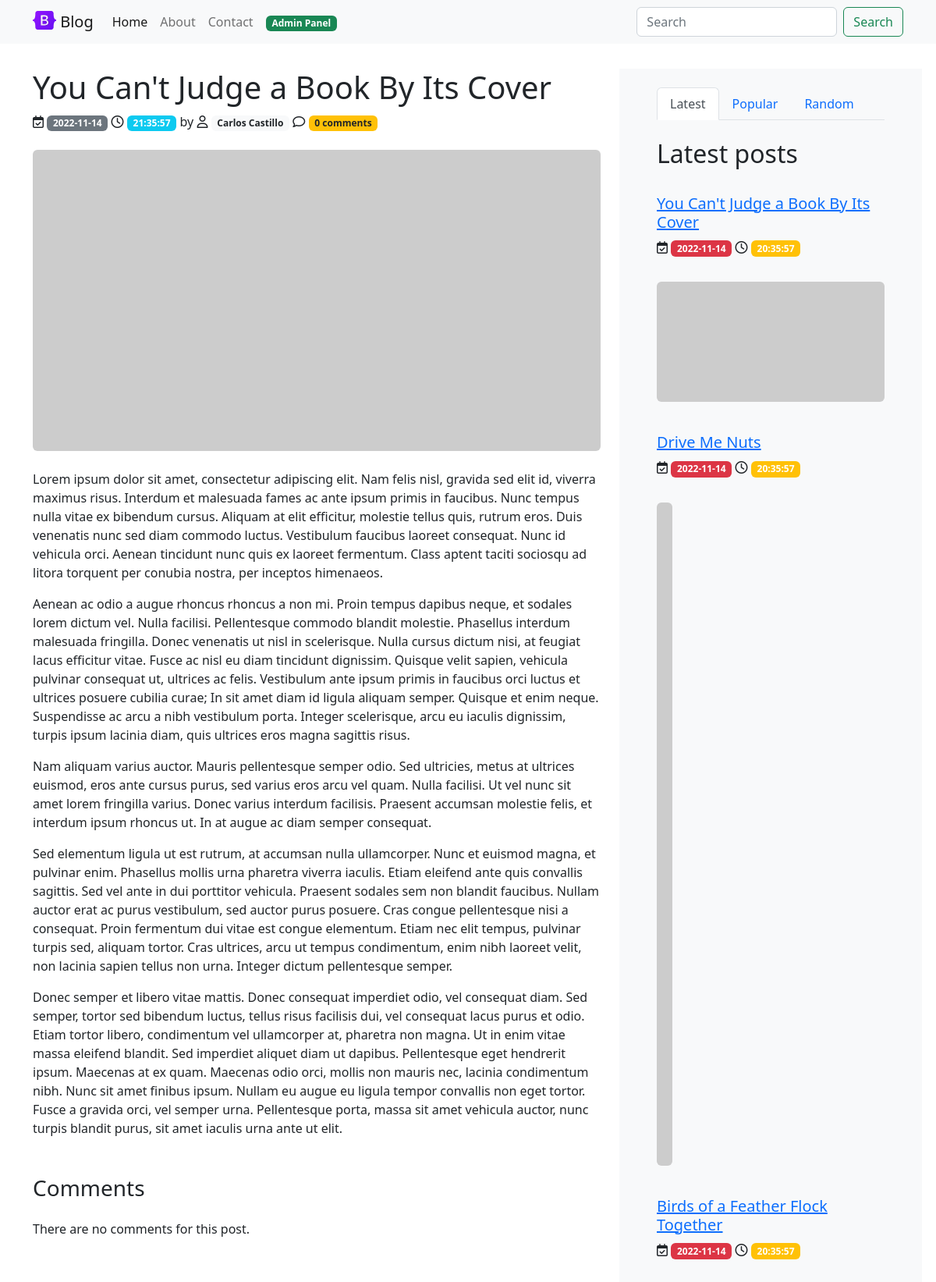
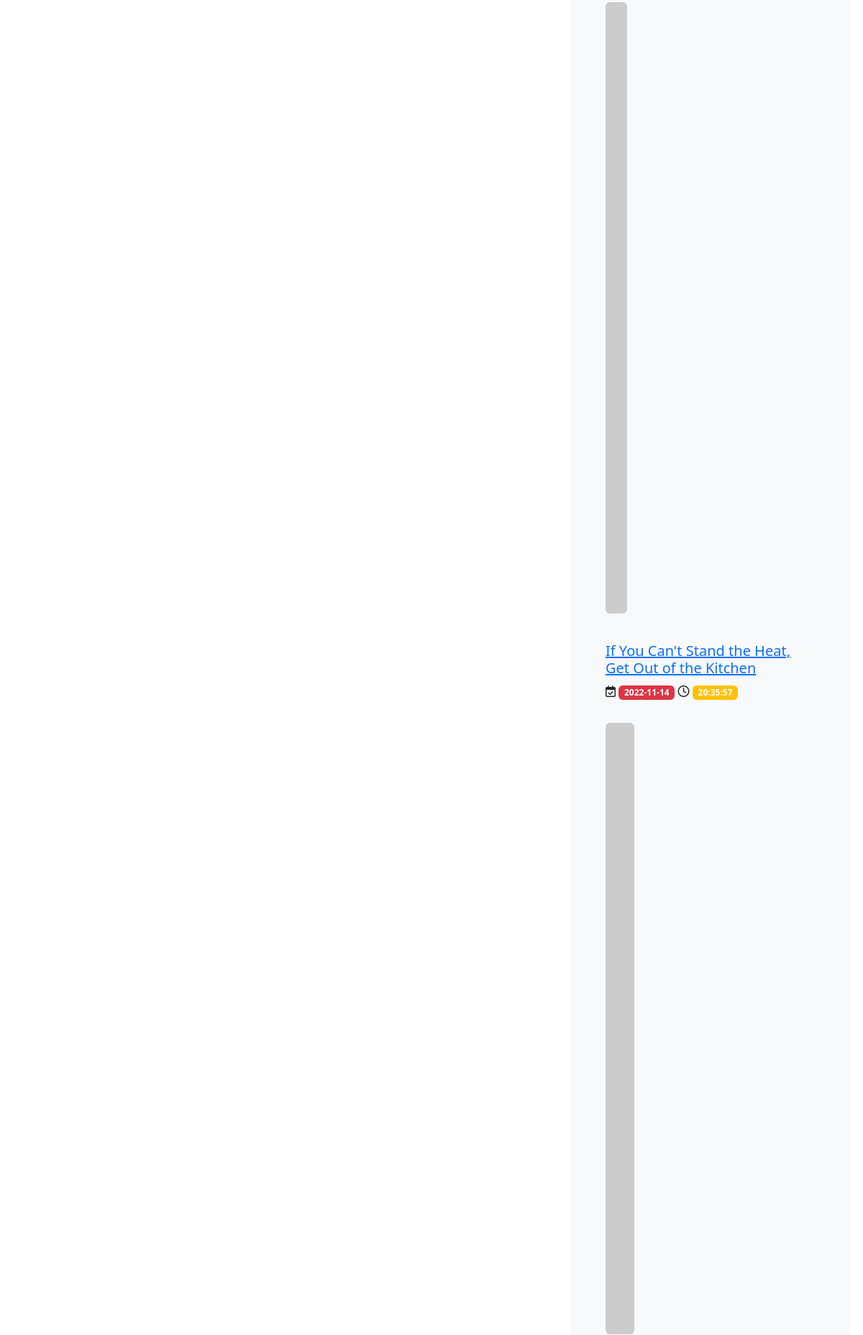
/show.php?id=1 (upper part), run on the app's committed database (2 pictures, top to bottom).
### tables this page shows
CREATE TABLE posts (
    id              INT             NOT NULL    AUTO_INCREMENT,
    title           VARCHAR(255)    NOT NULL,
    content         TEXT            NOT NULL,
    img_url         VARCHAR(255)    NOT NULL,
    author_id       INT             NOT NULL,
    created_at      TIMESTAMP       NULL,
    updated_at      TIMESTAMP       NULL,
PRIMARY KEY (id),
FOREIGN KEY (author_id) REFERENCES users(id)
);

CREATE TABLE users (
    id              INT             NOT NULL    AUTO_INCREMENT,
    name            VARCHAR(255)    NOT NULL,
    email           VARCHAR(255)    NOT NULL    UNIQUE,
    password        VARCHAR(255)    NOT NULL,
    created_at      TIMESTAMP       NULL,
    updated_at      TIMESTAMP       NULL,
PRIMARY KEY (id)
);

### show.php (called while the page is built, shortened)
<?php
require_once 'model.php';
if ( $_SERVER["REQUEST_METHOD"] == "GET" ) {
    $id = filter_var($_GET['id'], FILTER_SANITIZE_NUMBER_INT);
    $post = getPostById($id);
    $comments = getAllCommentsByPost($id);
    $latestPosts = getLatestPosts();
}
require 'views/show.php';

### model.php (called while the page is built, shortened)
<?php
function getPDO(): PDO
{
    try {
        $pdo = new PDO(DB_URL, DB_USER, DB_PASS);
        $pdo->setAttribute(PDO::ATTR_ERRMODE, PDO::ERRMODE_EXCEPTION);
        $pdo->setAttribute(PDO::ATTR_DEFAULT_FETCH_MODE, PDO::FETCH_ASSOC);
        $pdo->setAttribute(PDO::ATTR_CASE, PDO::CASE_LOWER);
        $pdo->setAttribute(PDO::ATTR_AUTOCOMMIT, true);
        return $pdo;
    } catch (PDOException $exception) {
        exit('Failed to connect to database!');
    }
}
function getLatestPosts(): array|false
{
    $pdo = getPDO();
    $query = 'SELECT * FROM posts ORDER BY created_at DESC LIMIT 5';
    $stmt = $pdo->query($query);
    return $stmt->fetchAll();
}
function getPostById($id): mixed
{
    $pdo = getPDO();
    $query = 'SELECT * FROM posts WHERE id = :id';
    $stmt = $pdo->prepare($query);
    $stmt->bindParam(':id', $id, PDO::PARAM_INT);
    $stmt->execute();
    return $stmt->fetch();
}
function getAllCommentsByPost($post_id): bool|array
{
    $pdo = getPDO();
    $query = 'SELECT * FROM comments WHERE post_id = :post_id ORDER BY created_at DESC';
    $stmt = $pdo->prepare($query);
    $stmt->bindParam(':post_id', $post_id, PDO::PARAM_INT);
    $stmt->execute();
    return $stmt->fetchAll();
}
function getCommentsNumber($post_id): string
{
    $pdo = getPDO();
    $query = 'SELECT * FROM comments WHERE post_id = :post_id';
    $stmt = $pdo->prepare($query);
    $stmt->bindParam(':post_id', $post_id, PDO::PARAM_INT);
    $stmt->execute();
    $count = $stmt->rowCount();
    if ( $count === 0 ) {
        return '0 comments';
    } elseif ( $count === 1 ) {
        return '1 comment';
    } else {
        return "$count comments";
    }
}
function getUserById($id): mixed
{
    $pdo = getPDO();
    $query = 'SELECT * FROM users WHERE id = :id';
    $stmt = $pdo->prepare($query);
    $stmt->bindParam(':id', $id, PDO::PARAM_INT);
    $stmt->execute();
    return $stmt->fetch();
}

### views/show.php (the view, shortened to what this page needs)
    <div class="container">
        <?php if ( !empty($post) ) : ?>
            <div class="row mt-4 mb-4 gx-5">
                <div class="col-12 col-lg-8 mt-2 mb-4">
                    <div class="mb-4">
                        <h1><?php echo $post['title'] ?></h1>
                        <?php
                        $datetime = new DateTime();
                        $date = $datetime->format('Y-m-d');
                        $hour = $datetime->format('H:i:s');
                        ?>
                        <p>
                            <i class="fa-regular fa-calendar-check"></i>
                            <time class="badge bg-secondary"><?php echo $date; ?></time>
                            <i class="fa-regular fa-clock"></i>
                            <time class="badge bg-info"><?php echo $hour; ?></time>
                            by <i class="fa-regular fa-user"></i>
                            <a href="#!"><span class="badge bg-light text-dark"><?php echo getUserById($post['author_id'])['name']; ?></span></a>
                            <i class="fa-regular fa-comment"></i>
                            <span class="badge bg-warning text-dark"><?php echo getCommentsNumber($post['id']); ?></span>
                        </p>
                    </div>
                    <div class="mt-4 mb-4">
                        <img src="<?php echo $post['img_url']; ?>" class="img-fluid rounded" alt="...">
                    </div>
                    <div class="mt-4">
                        <?php echo $post['content'] ?>
                    </div>
                    <div class="mb-4 mt-4 pt-4">
                        <h3>Comments</h3>
                    </div>
                    <div class="mt-4">
                        <?php if ( count($comments) > 0 ) : ?>
                            <?php echo showComments($comments); ?>
                        <?php else : ?>
                            <div class="row mt-4 mb-4">
                                <div class="col-12">
                                    <p>There are no comments for this post.</p>
                                </div>
                            </div>
                        <?php endif; ?>
                    </div>
                </div>
                <div class="col-12 col-lg-4 mt-2 mb-2 bg-light">
                    <div class="px-4 mt-4">
                        <ul class="nav nav-tabs" id="myTab" role="tablist">
                            <li class="nav-item" role="presentation">
                                <button class="nav-link active" id="latest-tab" data-bs-toggle="tab" data-bs-target="#latest" type="button" role="tab" aria-controls="latest" aria-selected="true">Latest</button>
                            </li>
                            <li class="nav-item" role="presentation">
                                <button class="nav-link" id="popular-tab" data-bs-toggle="tab" data-bs-target="#popular" type="button" role="tab" aria-controls="popular" aria-selected="false">Popular</button>
                            </li>
                            <li class="nav-item" role="presentation">
                                <button class="nav-link" id="random-tab" data-bs-toggle="tab" data-bs-target="#random" type="button" role="tab" aria-controls="random" aria-selected="false">Random</button>
                            </li>
                        </ul>
                        <div class="tab-content" id="myTabContent">
                            <div class="tab-pane fade show active" id="latest" role="tabpanel" aria-labelledby="latest-tab">
                                <h2 class="mt-4">Latest posts</h2>
                                <?php foreach ($latestPosts as $latestPost) : ?>
                                    <div class="row mt-4 mb-4">
                                        <div class="col-12 mt-2 mb-2">
                                            <a href="<?php echo APP_URL; ?>show.php?id=<?php echo $latestPost['id']; ?>">
                                                <h5><?php echo $latestPost['title']; ?></h5>
                                            </a>
                                            <?php
                                            $datetime = new DateTime($latestPost['created_at']);
                                            $date = $datetime->format('Y-m-d');
                                            $hour = $datetime->format('H:i:s');
                                            ?>
                                            <p>
                                                <i class="fa-regular fa-calendar-check"></i>
                                                <time class="badge bg-danger"><?php echo $date; ?></time>
                                                <i class="fa-regular fa-clock"></i>
                                                <time class="badge bg-warning"><?php echo $hour; ?></time>
                                            </p>
                                        </div>
                                        <a href="<?php echo APP_URL; ?>show.php?id=<?php echo $latestPost['id']; ?>">
                                            <div class="col-12 mt-2 mb-2">
                                                <img src="<?php echo $latestPost['img_url']; ?>" class="img-fluid rounded" alt="...">
                                            </div>
                                        </a>
                                    </div>
                                <?php endforeach; ?>
                            </div>
                        </div>
                    </div>
                </div>
            </div>
        <?php endif; ?>
    </div>
<?php $main = ob_get_clean(); ?>
<?php include 'base.php' ?>

### views/base.php (shortened to what this page needs)
<!doctype html>
<html lang="en">
<head>
    <link href="https://cdn.jsdelivr.net/npm/bootstrap@5.2.2/dist/css/bootstrap.min.css" rel="stylesheet">
    <link rel="stylesheet" href="https://cdnjs.cloudflare.com/ajax/libs/font-awesome/6.2.0/css/all.min.css">
    <link rel="stylesheet" type="text/css" href="https://cdn.datatables.net/1.13.1/css/jquery.dataTables.css">
    <link href="<?php echo APP_URL; ?>css/main.css" rel="stylesheet">
</head>
<body>
    <header>
        <nav class="navbar navbar-expand-lg bg-light">
            <div class="container">
                <a class="navbar-brand" href="<?php echo APP_URL; ?>">
                    <img src="<?php echo APP_URL; ?>img/bootstrap-logo.svg" alt="Logo" width="30" height="24" class="d-inline-block align-text-top">
                    Blog
                </a>
                <div class="collapse navbar-collapse" id="navbarSupportedContent">
                    <ul class="navbar-nav me-auto mb-2 mb-lg-0">
                        <li class="nav-item">
                            <a class="nav-link active" aria-current="page" href="<?php echo APP_URL; ?>">Home</a>
                        </li>
                        <li class="nav-item">
                            <a class="nav-link" href="#!">About</a>
                        </li>
                        <li class="nav-item">
                            <a class="nav-link" href="#!">Contact</a>
                        </li>
                        <li class="nav-item">
                            <a class="nav-link" href="<?php echo APP_URL; ?>admin/"><span class="badge bg-success">Admin Panel</span></a>
                        </li>
                    </ul>
                    <form class="d-flex" role="search">
                        <input class="form-control me-2" type="search" placeholder="Search" aria-label="Search">
                        <button class="btn btn-outline-success" type="submit">Search</button>
                    </form>
                </div>
            </div>
        </nav>
    </header>
    <main>
        <?php echo $main ?>
    </main>
</body>
</html>

### data on the page
posts: title "You Can't Judge a Book By Its Cover", author.name "Carlos Castillo", content "Lorem ipsum dolor sit amet, consectetur adipiscing elit. Nam felis nisl, gravida sed elit id, viverra maximus risus. Interdum et malesuada fames ac ante ipsum primis in faucibus. Nunc tempus nulla vitae ex bibendum cursus. Aliquam at elit efficitur, molestie tellus quis, rutrum eros. Duis venenatis nunc sed diam commodo luctus. Vestibulum faucibus laoreet consequat. Nunc id vehicula orci. Aenean tincidunt nunc quis ex laoreet fermentum. Class aptent taciti sociosqu ad litora torquent per conubia nostra, per inceptos himenaeos. Aenean ac odio a augue rhoncus rhoncus a non mi. Proin tempus dapibus neque, et sodales lorem dictum vel. Nulla facilisi. Pellentesque commodo blandit molestie.…", created_at "2022-11-14", created_at "20:35:57"
posts: title "Drive Me Nuts", created_at "2022-11-14", created_at "20:35:57"
posts: title "Birds of a Feather Flock Together", created_at "2022-11-14", created_at "20:35:57"
posts: title "If You Can't Stand the Heat, Get Out of the Kitchen", created_at "2022-11-14", created_at "20:35:57"

### other printed values
$date "2022-11-14"
$hour "21:35:57"
getCommentsNumber($post['id']) "0 comments"
